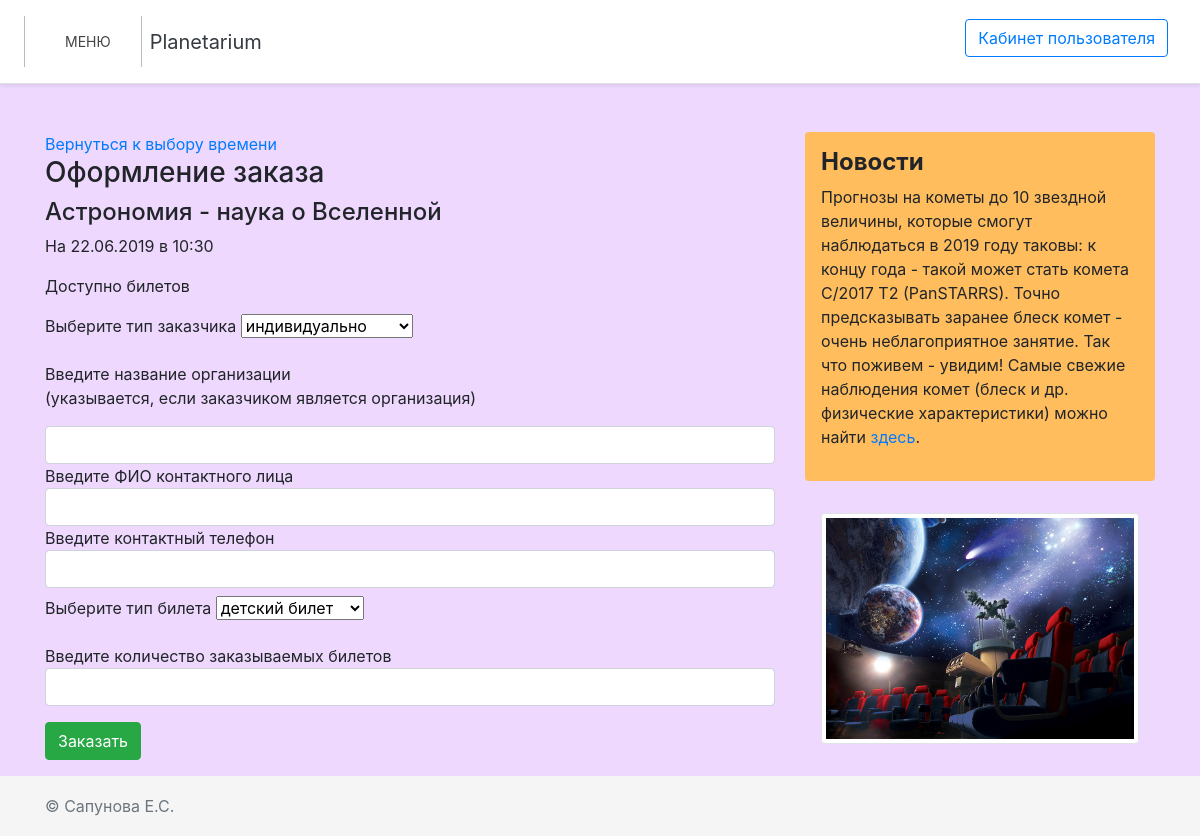
/order_tick.php?id_schedule=1 (signed in), run on the app's committed database.
### tables this page shows
CREATE TABLE IF NOT EXISTS `schedule` (
  `id_schedule_entry` int(11) NOT NULL AUTO_INCREMENT COMMENT 'id записи в расписании',
  `id_event` int(11) NOT NULL COMMENT 'id мероприятия из репертуара',
  `id_room` int(11) NOT NULL COMMENT 'id помещения для мероприятия',
  `data_event` varchar(16) NOT NULL COMMENT 'Дата проведения мероприятия',
  `duration_event` int(11) NOT NULL COMMENT 'Длительность мероприятия',
  `numb_seats` int(11) NOT NULL COMMENT 'Количество мест',
  `time_event` varchar(5) NOT NULL COMMENT 'Время проведения мероприятия',
  PRIMARY KEY (`id_schedule_entry`),
  UNIQUE KEY `id_schedule_entry` (`id_schedule_entry`),
  KEY `id_event` (`id_event`),
  KEY `id_room` (`id_room`)
);

CREATE TABLE IF NOT EXISTS `event` (
  `id_event` int(11) NOT NULL AUTO_INCREMENT COMMENT 'id мероприятия',
  `id_event_type` int(11) NOT NULL COMMENT 'id типа мероприятия',
  `name_event` varchar(50) NOT NULL COMMENT 'Название мероприятия',
  PRIMARY KEY (`id_event`),
  UNIQUE KEY `id_event` (`id_event`),
  UNIQUE KEY `id_event_2` (`id_event`),
  KEY `id_event_type` (`id_event_type`)
);

### order_tick.php (the view, shortened to what this page needs)
<!DOCTYPE html>
<html lang="ru">
<head>
<?php
  require_once 'mySQLconnect.php';
  $sql = 'SELECT `id_schedule_entry`, schedule.id_event, `name_event`, `price`, `data_event`, `time_event`, `duration_event`, `numb_seats`
   FROM `schedule`
   JOIN `event`
   ON schedule.id_event = event.id_event
   JOIN `ticket_price`
   ON schedule.id_event = ticket_price.id_event
   WHERE `id_schedule_entry` = :id';
  $query = $pdo->prepare($sql);
  $query->execute(['id' => $_GET['id_schedule']]);
  $schedule_date = $query->fetch(PDO::FETCH_OBJ);
  require 'blocks/head.php'; ?>
</head>
<body>
  <?php require 'blocks/header.php'; ?>
  <main class="container mt-5">
    <div class="row">
      <div class="col-md-8 mb-3">
<?php
        if($_GET['back_time']==1){
          echo "<a href='/search_event.php' title=''>Вернуться к выбору времени</a>";
        }
        else{
          echo "<a href='/order.php?id_event=$schedule_date->id_event&data_schedule_event=$schedule_date->data_event' title='$schedule_date->name_event'>Вернуться к выбору времени</a>";
        }
        ?>
         <?php
           if(isset($_COOKIE['user']) && $_COOKIE['status']==0):
         ?>
        <h3>Оформление заказа</h3>
        <form action="" method="post">
    <?php
    $numb_tick = $_SESSION['numb_free_tick'];
    echo "<h4>$schedule_date->name_event</h4>
            <p>На $schedule_date->data_event в $schedule_date->time_event</p>
            <p>Доступно $numb_tick билетов</p>";
            ?>
          <lable for="type">Выберите тип заказчика</lable>
          <?php
          $sql = 'SELECT * FROM `customers_type`';
          $query = $pdo->query($sql);
          $cust_types = $query->fetchALL(PDO::FETCH_OBJ);
           echo " <select method=\"POST\" action=\"\" name=\"type\" id=\"type\">";
           foreach ($cust_types as $cust_type) {
             echo "<option value=\"$cust_type->id_customers_type\">$cust_type->name_customers_type";
           }
           echo "</select><br><br>";
        ?>
          <lable for="org">Введите название организации</lable>
          <p>(указывается, если заказчиком является организация)</p>
          <input type="text" name="org" id="org" class ="form-control">
          <lable for="person">Введите ФИО контактного лица</lable>
          <input type="text" name="person" id="person" class ="form-control">
          <lable for="phone">Введите контактный телефон</lable>
          <input type="text" name="phone" id="phone" class ="form-control mb-2">
          <lable for="coef">Выберите тип билета</lable>
          <?php
          $sql = 'SELECT * FROM `coefficient`';
          $query = $pdo->query($sql);
          $coef_types = $query->fetchALL(PDO::FETCH_OBJ);
           echo " <select method=\"POST\" action=\"\" name=\"coef\" id=\"coef\">";
           foreach ($coef_types as $coef_type) {
             echo "<option value=\"$coef_type->id_coeff\">$coef_type->name_coeff";
           }
           echo "</select><br><br>";
           ?>
          <lable for="tickets">Введите количество заказываемых билетов</lable>
          <input type="text" name="tickets" id="tickets" class ="form-control">
          <button type="button" id="ord_tick" class="btn btn-success mt-3">Заказать</button>
        </form>
        <?php
          else:
        ?>
          <h3>Заказ билетов доступен только после входа в личный кабинет с активной учетной записью</h3>
          <p>Воспользуйтесь кнопками в правом верхнем углу.</p>
        <?php
          endif;
        ?>
      </div>
      <?php require 'blocks/aside.php'; ?>
    </div>
  </main>
  <?php require 'blocks/footer.php'; ?>
</body>
</html>

### css/main1.css (style rules this page uses)
body { background-color: rgb(238, 216, 254); }

### data on the page
schedule: id_event.name_event "Астрономия - наука о Вселенной", data_event "22.06.2019", time_event "10:30"

### other printed values
form field type "индивидуально"
form field coef "детский билет"
